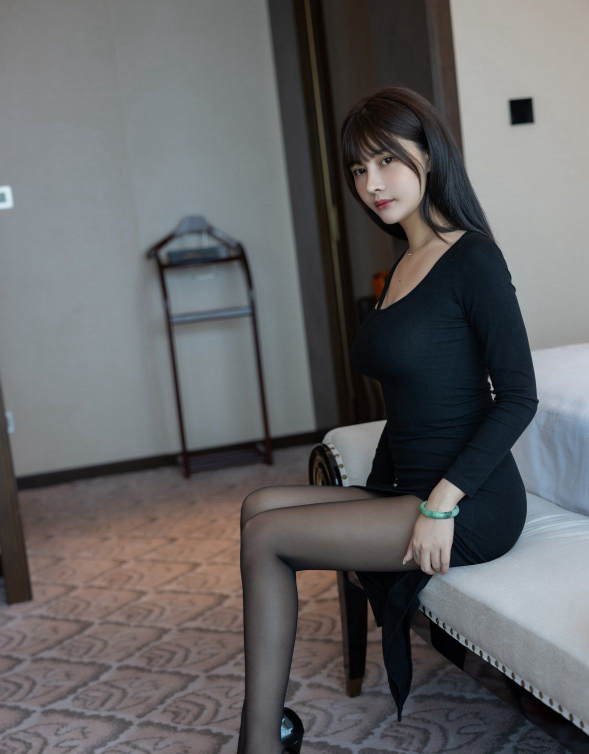
#> input picture picture_material/beauty_leg2.jpg, 1178 x 1507 px, found by its file name (shown at 1/2 size)
$ python 13.face_faar.py
#> lines starting #> are read from the running program, lines starting #| are printed output that depends on the picture; after the words box and inside, x2 and y2 are one past the last pixel; in counts of white or black regions, pixels touching at a corner belong together
import cv2
import numpy as np

#创建haar级联器
faser = cv2.CascadeClassifier('haarcascade files\haarcascade_frontalface_default.xml')
eyer = cv2.CascadeClassifier('haarcascade files\haarcascade_eye.xml')

#导入图片，将其灰度化
img = cv2.imread("picture_material/beauty_leg2.jpg")
#> img is the input picture: shape (1507, 1178, 3); mean B, G, R 101.2, 99.8, 100.1
img = cv2.resize(img, (int(img.shape[1]/2), int(img.shape[0]/2)), interpolation=cv2.INTER_AREA)
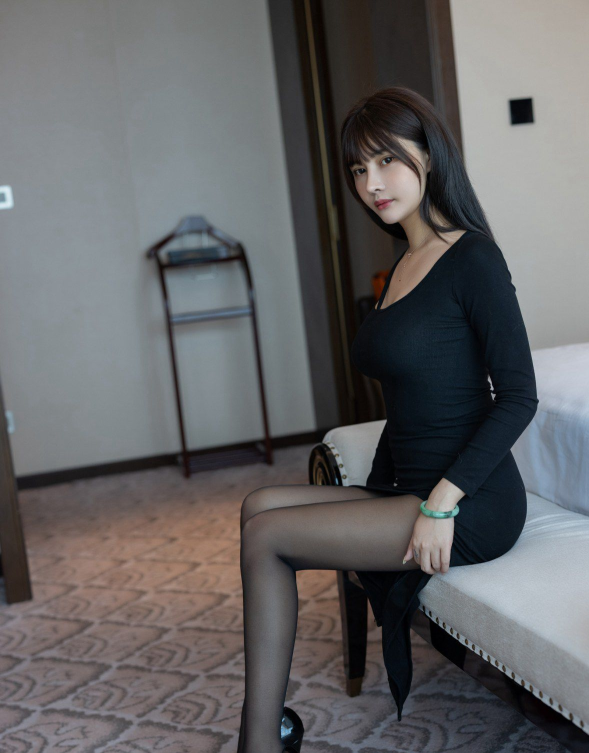
#> img: shape (753, 589, 3); mean B, G, R 101.2, 99.8, 100.1
gray = cv2.cvtColor(img, cv2.COLOR_BGR2GRAY)
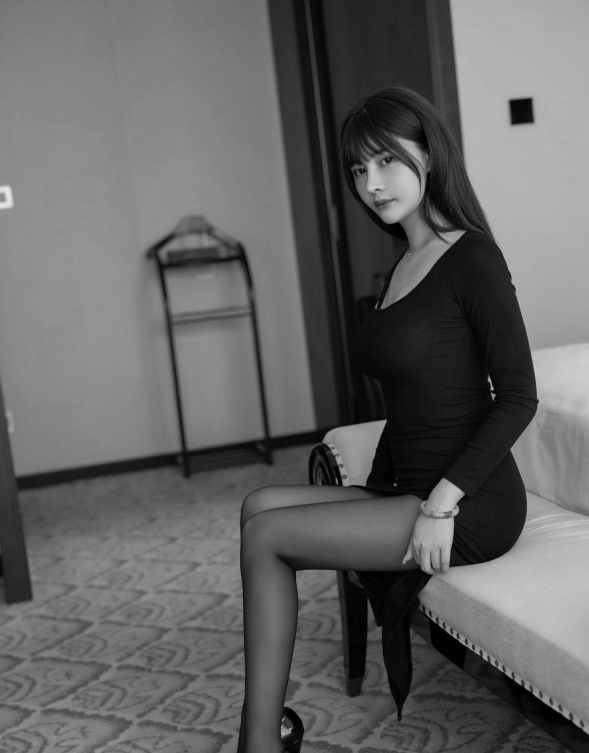
#> gray: shape (753, 589); min 0, max 232, mean 100

#进行人脸识别
#数据类型[x, y, w, h]
faces = faser.detectMultiScale(gray, 1.1, 5)
#> faces = [[354, 136, 82, 82]]
for (x, y, w, h) in faces:
    cv2.rectangle(img, (x, y), (x + w, y + h), (255, 255, 0), 3)
#> this loop made 1 pass
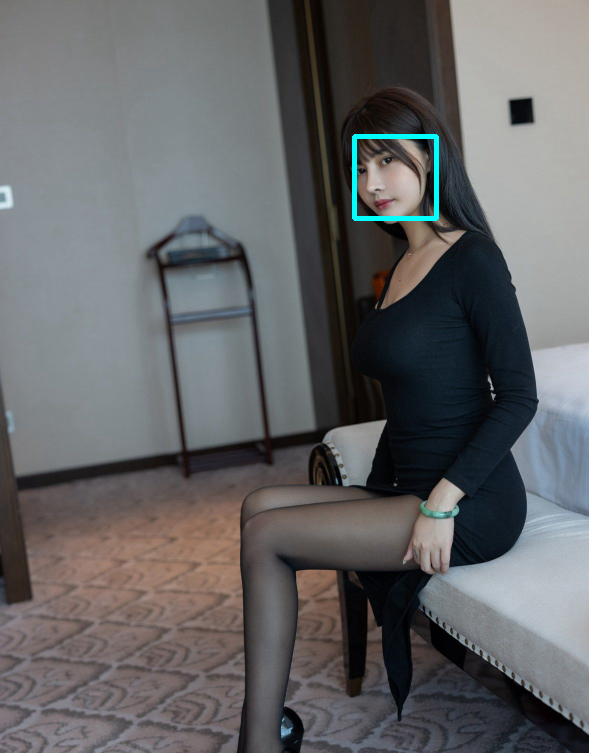
#> img: shape (753, 589, 3); 0.37% of pixels changed, all inside (x1, y1, x2, y2) = (352, 134, 439, 221)

#进行眼睛识别
eyes = eyer.detectMultiScale(gray, 1.1, 5)
#> eyes = [[375, 149, 24, 24]]
for (x, y, w, h) in eyes:
    cv2.rectangle(img, (x, y), (x + w, y + h), (0, 255, 0), 3)
#> this loop made 1 pass
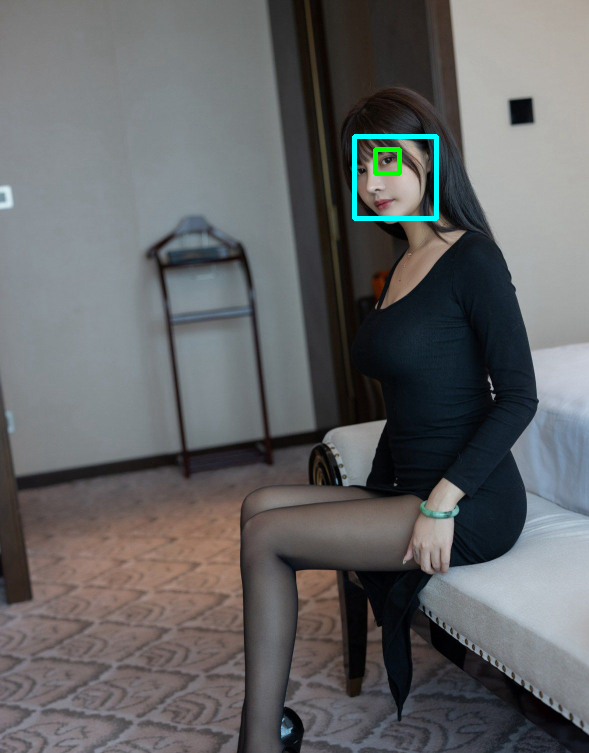
#> img: shape (753, 589, 3); 0.11% of pixels changed, all inside (x1, y1, x2, y2) = (373, 147, 402, 176)

cv2.imshow("face", img)
cv2.waitKey()

$ run again, with picture_material/beauty_leg3.jpg copied over picture_material/beauty_leg2.jpg
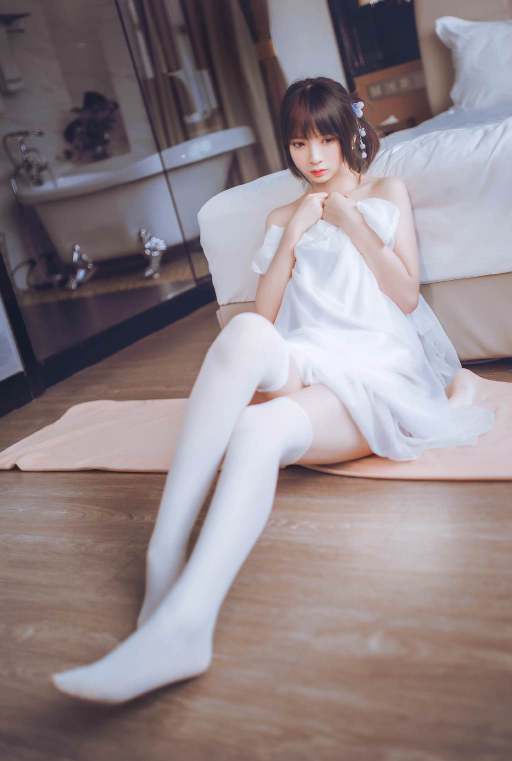
#> input picture picture_material/beauty_leg3.jpg, 1024 x 1522 px, found by its file name (shown at 1/2 size)
#> img is the input picture: shape (1522, 1024, 3); mean B, G, R 137.4, 133.4, 145.1
#> faces = [[281, 119, 67, 67]]
#> the loop `for (x, y, w, h) in faces:` made 1 pass
#> after the loop `for (x, y, w, h) in faces:`:
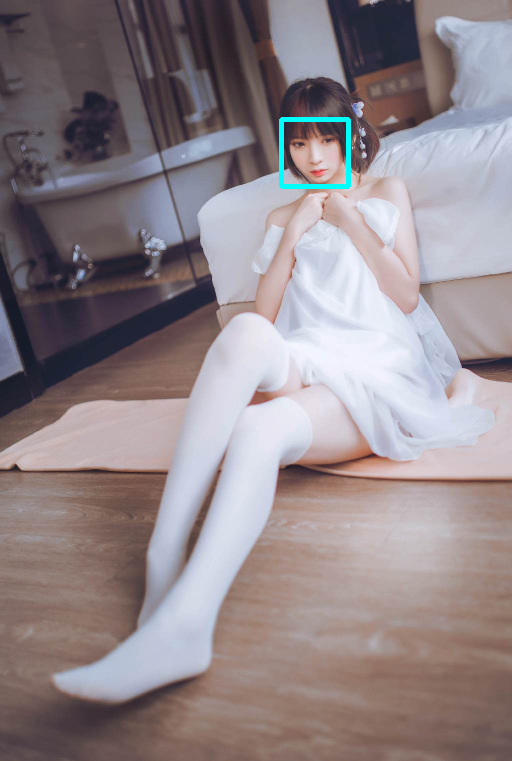
#> img: shape (761, 512, 3); mean B, G, R 138, 134, 144.8
#> eyes = [[53, 140, 28, 28], [423, 366, 44, 44]]
#> the loop `for (x, y, w, h) in eyes:` made 2 passes
#> after the loop `for (x, y, w, h) in eyes:`:
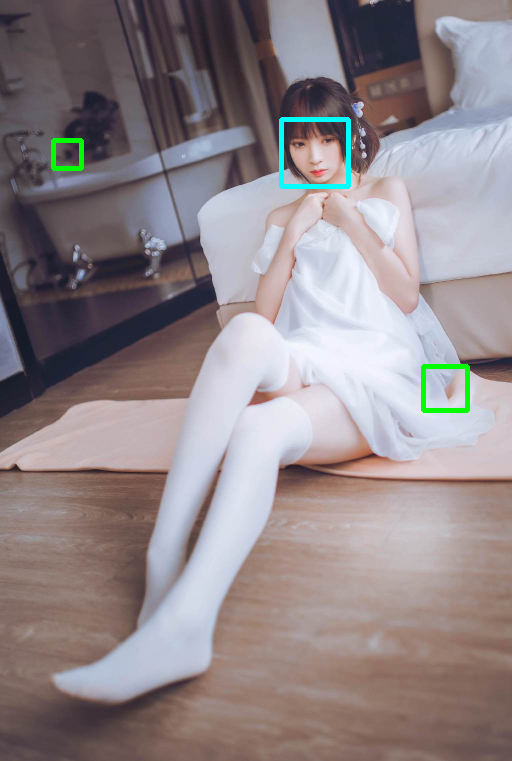
#> img: shape (761, 512, 3); 0.36% of pixels changed, all inside (x1, y1, x2, y2) = (51, 138, 470, 413)
